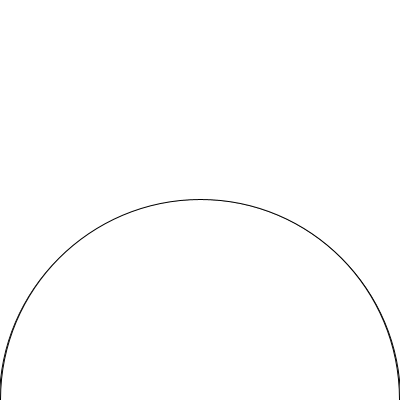
Frame 1 (no input)
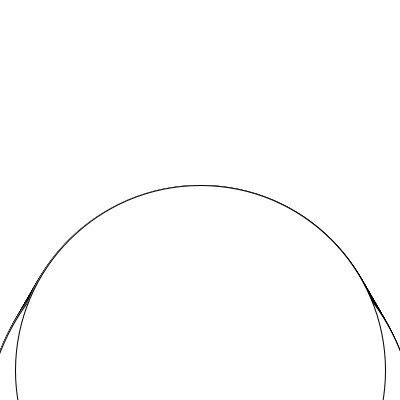
Frame 60 (the mouse pressed at the canvas centre just before this capture)
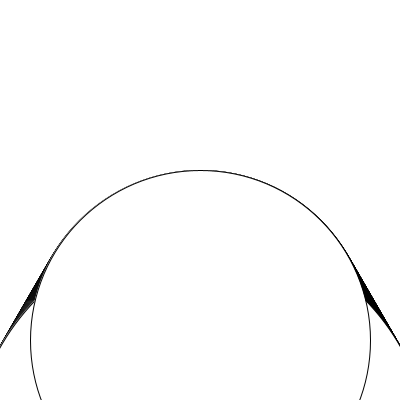
Frame 120 (the mouse held since frame 60 and released just before this capture)

The Processing sketch that drew these frames (run headless with seeded random() and noise(); from frame 60 on, the mouse is pressed at the canvas centre):

// Processing sketch: processing_167608
// ── processing_167608.pde

float a = 400;
float b = 400;

void setup() {
  size(400, 400);
  background(255);

}

void draw() {
  //increases by .5
a=a+.5;

ellipse(200,a,a,a);



  
  b=b-.5;

ellipse(200,b,b,b);
}
